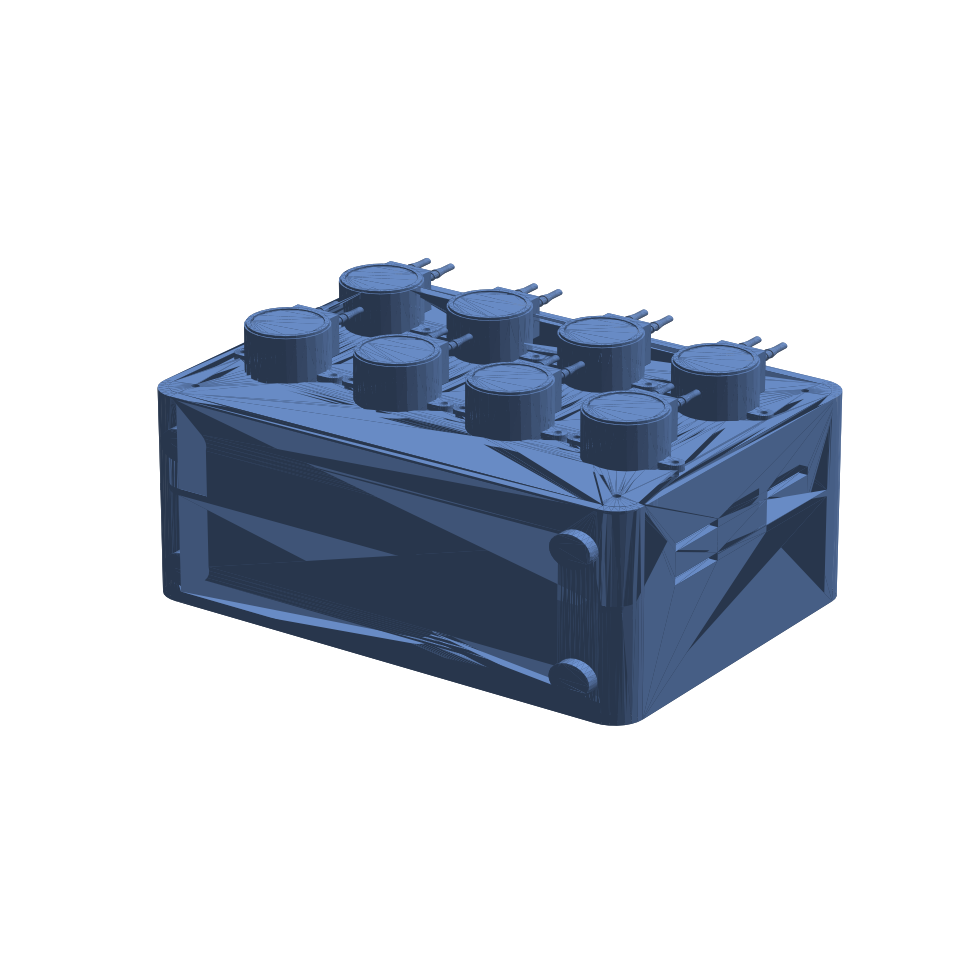
#> input picture blueprints/compact_25cm_3d_preview.png, 965 x 965 px, found by its file name
$ python generate_cad_drawing_25cm.py
#> lines starting #> are read from the running program, lines starting #| are printed output that depends on the picture
import matplotlib
matplotlib.use('Agg')
import matplotlib.pyplot as plt
import matplotlib.patches as patches
from matplotlib.patches import FancyBboxPatch, Rectangle, Circle, Polygon
from PIL import Image
import numpy as np

# Set Chinese font
plt.rcParams['font.sans-serif'] = ['Arial Unicode MS', 'Hiragino Sans GB', 'Heiti TC', 'sans-serif']
plt.rcParams['axes.unicode_minus'] = False

C_BG = '#FBFDFF'        # Blueprint off-white
C_FRAME = '#1E3A8A'     # Engineering blue
C_OUTLINE = '#0F172A'   # Main object outline
C_HIDDEN = '#64748B'    # Hidden lines
C_CENTER = '#DC2626'    # Centerlines
C_DIM = '#1D4ED8'       # Dimension lines & text
C_TEXT = '#0F172A'      # Annotation text
C_PUMP_EDGE = '#1E293B' # Pump edge

def draw_cad_sheet_25cm():
    fig = plt.figure(figsize=(24, 16), dpi=160)
    fig.patch.set_facecolor(C_BG)
    ax = fig.add_axes([0, 0, 1, 1])
    ax.set_facecolor(C_BG)
    ax.set_xlim(0, 1200)
    ax.set_ylim(0, 800)
    ax.axis('off')

    # 1. Border
    ax.add_patch(Rectangle((15, 15), 1170, 770, fill=False, edgecolor=C_FRAME, linewidth=2.5))
    ax.add_patch(Rectangle((25, 25), 1150, 750, fill=False, edgecolor=C_FRAME, linewidth=1.2))

    # Grid marks
    for i, x in enumerate(range(120, 1150, 190), start=1):
        ax.text(x, 20, str(i), fontsize=8.5, ha='center', va='center', color=C_FRAME, fontweight='bold')
        ax.text(x, 770, str(i), fontsize=8.5, ha='center', va='center', color=C_FRAME, fontweight='bold')
    for i, y in enumerate(range(100, 750, 140), start=1):
        c = chr(64 + i)
        ax.text(20, y, c, fontsize=8.5, ha='center', va='center', color=C_FRAME, fontweight='bold')
        ax.text(1170, y, c, fontsize=8.5, ha='center', va='center', color=C_FRAME, fontweight='bold')

    def draw_dim_h(x1, x2, y_ref, offset, text):
        y_dim = y_ref + offset
        ax.plot([x1, x1], [y_ref, y_dim + (3 if offset>0 else -3)], color=C_DIM, lw=0.7)
        ax.plot([x2, x2], [y_ref, y_dim + (3 if offset>0 else -3)], color=C_DIM, lw=0.7)
        ax.annotate('', xy=(x1, y_dim), xytext=(x2, y_dim),
                    arrowprops=dict(arrowstyle='<->', color=C_DIM, lw=0.9, shrinkA=0, shrinkB=0))
        ty = y_dim + (4 if offset > 0 else -5)
        ax.text((x1 + x2)/2, ty, text, fontsize=7.5, ha='center',
                va='bottom' if offset>0 else 'top', color=C_DIM, fontweight='bold',
                bbox=dict(boxstyle='square,pad=0.15', facecolor=C_BG, edgecolor='none'))

    def draw_dim_v(y1, y2, x_ref, offset, text):
        x_dim = x_ref + offset
        ax.plot([x_ref, x_dim + (3 if offset>0 else -3)], [y1, y1], color=C_DIM, lw=0.7)
        ax.plot([x_ref, x_dim + (3 if offset>0 else -3)], [y2, y2], color=C_DIM, lw=0.7)
        ax.annotate('', xy=(x_dim, y1), xytext=(x_dim, y2),
                    arrowprops=dict(arrowstyle='<->', color=C_DIM, lw=0.9, shrinkA=0, shrinkB=0))
        tx = x_dim + (4 if offset > 0 else -4)
        ax.text(tx, (y1 + y2)/2, text, fontsize=7.5, ha='left' if offset>0 else 'right',
                va='center', color=C_DIM, fontweight='bold', rotation=90,
                bbox=dict(boxstyle='square,pad=0.15', facecolor=C_BG, edgecolor='none'))

    # =========================================================================
    # VIEW 1: 正视图 (FRONT VIEW) - Center (230, 530)
    # Scale: 1mm = 1.3 units (compact 246mm chassis -> 319.8 units)
    # =========================================================================
    S = 1.30
    fx0, fy0 = 230, 530
    cw, ch = 246 * S, 176 * S  # 319.8, 228.8
    fl, fb = fx0 - cw/2, fy0 - ch/2

    ax.text(fx0, fy0 + ch/2 + 60, "正视图 (主视图 / FRONT ELEVATION)", fontsize=11, fontweight='bold', ha='center', color=C_FRAME)
    ax.text(fx0, fy0 + ch/2 + 46, "★ 极限尺寸约束: 246mm × 176mm (严格 ≤ 250×250mm / 25×25cm) ★", fontsize=8.5, ha='center', color='#DC2626', fontweight='bold')

    # Chassis Outer Box (R14)
    box = FancyBboxPatch((fl, fb), cw, ch, boxstyle=f"round,pad=0,rounding_size={14*S}",
                         facecolor='#F8FAFC', edgecolor=C_OUTLINE, linewidth=2.0)
    ax.add_patch(box)

    # 4 Foot pads at bottom (span 200 mm)
    for foot_x in [fx0 - 100*S, fx0 + 100*S]:
        ax.add_patch(Rectangle((foot_x - 10*S, fb - 6*S), 20*S, 6*S, facecolor='#CBD5E1', edgecolor=C_OUTLINE, lw=1.2))

    # Front Panel (238 x 166 mm)
    pw, ph = 238 * S, 166 * S
    pl, pb = fx0 - pw/2, fy0 - ph/2
    panel_box = FancyBboxPatch((pl, pb), pw, ph, boxstyle=f"round,pad=0,rounding_size={10*S}",
                               facecolor='#FFFFFF', edgecolor='#475569', linewidth=1.2)
    ax.add_patch(panel_box)

    # 4 Corner panel mounting screws (M3 at +/- 108, +/- 72)
    for scx in [fx0 - 108*S, fx0 + 108*S]:
        for scy in [fy0 - 72*S, fy0 + 72*S]:
            ax.add_patch(Circle((scx, scy), 3.5*S/2, facecolor='#E2E8F0', edgecolor=C_OUTLINE, lw=0.9))
            ax.plot([scx - 3.5, scx + 3.5], [scy, scy], color='#64748B', lw=0.6)
            ax.plot([scx, scx], [scy - 3.5, scy + 3.5], color='#64748B', lw=0.6)

    # 8 Pumps (2 rows x 4 cols: pitch X = 58.0, pitch Y = 68.0)
    pump_xs_mm = [-87.0, -29.0, 29.0, 87.0]
    pump_ys_mm = [-34.0, 34.0]

    for row_idx, py_mm in enumerate(pump_ys_mm):
        for col_idx, px_mm in enumerate(pump_xs_mm):
            pcx = fx0 + px_mm * S
            pcy = fy0 + py_mm * S

            # Centerlines
            ax.plot([pcx - 26*S, pcx + 26*S], [pcy, pcy], color=C_CENTER, lw=0.5, linestyle='-.')
            ax.plot([pcx, pcx], [pcy - 22*S, pcy + 42*S], color=C_CENTER, lw=0.5, linestyle='-.')

            # Mounting ears (width 56.6, height 8.1, holes pitch 48.5)
            ear_w = 48.5 * S
            ear_h = 8.1 * S
            ax.add_patch(Rectangle((pcx - ear_w/2, pcy - ear_h/2), ear_w, ear_h, facecolor='#E2E8F0', edgecolor=C_PUMP_EDGE, lw=0.9))
            ax.add_patch(Circle((pcx - 24.25*S, pcy), 4.05*S, facecolor='#E2E8F0', edgecolor=C_PUMP_EDGE, lw=0.9))
            ax.add_patch(Circle((pcx + 24.25*S, pcy), 4.05*S, facecolor='#E2E8F0', edgecolor=C_PUMP_EDGE, lw=0.9))
            # Ear screw holes (Φ3.2)
            ax.add_patch(Circle((pcx - 24.25*S, pcy), 3.2*S/2, facecolor='#CBD5E1', edgecolor=C_OUTLINE, lw=0.7))
            ax.add_patch(Circle((pcx + 24.25*S, pcy), 3.2*S/2, facecolor='#CBD5E1', edgecolor=C_OUTLINE, lw=0.7))

            # Circular pump head body (Φ37.5)
            ax.add_patch(Circle((pcx, pcy), 37.5*S/2, facecolor='#334155', edgecolor=C_PUMP_EDGE, lw=1.1))
            ax.add_patch(Circle((pcx, pcy), 31.5*S/2, facecolor='#1E293B', edgecolor='#475569', lw=0.7))
            ax.text(pcx, pcy, "KEF", fontsize=5.5, color='#F8FAFC', ha='center', va='center', fontweight='bold')

            # Top manifold block
            ax.add_patch(Rectangle((pcx - 11*S, pcy + 10*S), 22*S, 11.85*S, facecolor='#334155', edgecolor=C_PUMP_EDGE, lw=0.9))

            # 2 Barbed Nozzles
            for nx_offset in [-6.5*S, 6.5*S]:
                nz_x = pcx + nx_offset
                nz_y = pcy + 21.85*S
                ax.add_patch(Rectangle((nz_x - 1.8*S, nz_y), 3.6*S, 20*S, facecolor='#94A3B8', edgecolor=C_OUTLINE, lw=0.7))
                for barb_dy in [5*S, 10*S]:
                    pts = np.array([
                        [nz_x - 1.8*S, nz_y + barb_dy],
                        [nz_x - 2.6*S, nz_y + barb_dy + 3.5*S],
                        [nz_x + 2.6*S, nz_y + barb_dy + 3.5*S],
                        [nz_x + 1.8*S, nz_y + barb_dy]
                    ])
                    ax.add_patch(Polygon(pts, facecolor='#CBD5E1', edgecolor=C_OUTLINE, lw=0.6))

    # Front View Dimensions
    p1_x = fx0 + pump_xs_mm[0]*S
    p2_x = fx0 + pump_xs_mm[1]*S
    p3_x = fx0 + pump_xs_mm[2]*S
    p4_x = fx0 + pump_xs_mm[3]*S
    p_bot_y = fy0 + pump_ys_mm[0]*S
    p_top_y = fy0 + pump_ys_mm[1]*S

    draw_dim_h(fl, fl + cw, fb, -32, "外壳总宽 246.0 (≤250)")
    draw_dim_h(pl, pl + pw, fb, -18, "前面板宽 238.0")
    draw_dim_h(p1_x, p2_x, fy0 + pump_ys_mm[1]*S + 45*S, 14, "紧凑列距 58.0")
    draw_dim_h(p1_x, p4_x, fy0 + pump_ys_mm[1]*S + 45*S, 28, "4泵总跨距 174.0")

    draw_dim_v(fb, fb + ch, fl, -25, "外壳高 176.0 (≤250)")
    draw_dim_v(pb, pb + ph, fl, -12, "面板高 166.0")
    draw_dim_v(p_bot_y, p_top_y, p1_x - 28*S, -10, "排距 68.0")

    ax.annotate("泵耳间缝隙 1.4mm\n紧凑无干涉排布", xy=(p2_x + 28.3*S, p_bot_y), xytext=(p2_x + 35*S, p_bot_y - 25*S),
                arrowprops=dict(arrowstyle="->", color=C_DIM, lw=0.7), fontsize=7, color=C_DIM, fontweight='bold')
    ax.annotate("4× M3 螺丝固定面板\n(孔距 216×144)", xy=(fx0 - 108*S, fy0 + 72*S), xytext=(fx0 - 138*S, fy0 + 82*S),
                arrowprops=dict(arrowstyle="->", color=C_DIM, lw=0.7), fontsize=7, color=C_DIM, fontweight='bold')


    # =========================================================================
    # VIEW 2: 俯视图 (TOP VIEW) - Center (230, 230)
    # Depth = 126 mm (chassis), total = 151.5 mm
    # =========================================================================
    tx0, ty0 = fx0, 230
    cd = 126 * S  # 163.8
    tl, tb = tx0 - cw/2, ty0 - cd/2

    ax.text(tx0, ty0 + cd/2 + 45, "俯视图 (顶面投影 / TOP VIEW)", fontsize=11, fontweight='bold', ha='center', color=C_FRAME)
    ax.text(tx0, ty0 + cd/2 + 34, "展示机箱深度 126mm、中隔板与后部电控仓布置", fontsize=8, ha='center', color='#64748B')

    top_box = FancyBboxPatch((tl, tb), cw, cd, boxstyle=f"round,pad=0,rounding_size={14*S}",
                            facecolor='#F8FAFC', edgecolor=C_OUTLINE, linewidth=2.0)
    ax.add_patch(top_box)

    # Front panel line
    ax.plot([tl + 4*S, tl + cw - 4*S], [tb + cd, tb + cd], color='#334155', lw=2.0)

    # 4 Pumps sticking out front
    pump_front_len = 25.5 * S
    motor_in_len = 52.5 * S

    for px_mm in pump_xs_mm:
        pcx = tx0 + px_mm * S
        ax.add_patch(Rectangle((pcx - 37.5*S/2, tb + cd), 37.5*S, pump_front_len,
                               facecolor='#334155', edgecolor=C_PUMP_EDGE, lw=1.1))
        # Hidden motors inside
        ax.add_patch(Rectangle((pcx - 31.5*S/2, tb + cd - 11.5*S), 31.5*S, 11.5*S,
                               facecolor='none', edgecolor=C_HIDDEN, lw=0.7, linestyle='--'))
        ax.add_patch(Rectangle((pcx - 27.5*S/2, tb + cd - 52.5*S), 27.5*S, 41*S,
                               facecolor='none', edgecolor=C_HIDDEN, lw=0.7, linestyle='--'))
        ax.plot([pcx, pcx], [tb + cd + pump_front_len + 4, tb + cd - 58*S], color=C_CENTER, lw=0.5, linestyle='-.')

    # Middle partition wall at Z = -60 mm
    part_y = tb + cd - 60*S
    ax.plot([tl + 4*S, tl + cw - 4*S], [part_y, part_y], color='#94A3B8', lw=1.2, linestyle='--')
    ax.text(tx0 - 50*S, part_y - 8, "中隔板 Z=-60 (t=4)", fontsize=7, color='#64748B')

    # Rear bay: 8-ch relay board representation (136 x 52 mm)
    ax.add_patch(Rectangle((tx0 - 68*S, tb + 25*S), 136*S, 20*S, facecolor='#E2E8F0', edgecolor='#64748B', lw=0.8, linestyle=':'))
    ax.text(tx0, tb + 35*S, "后部电控区 (8路继电器 / 12V电源 / MCU)", fontsize=7.5, color='#475569', ha='center', va='center')

    # Dimensions
    draw_dim_v(tb, tb + cd, tl + cw, 12, "外壳深度 126.0")
    draw_dim_v(tb + cd, tb + cd + pump_front_len, tl + cw, 12, "外凸 25.5")
    draw_dim_v(tb, tb + cd + pump_front_len, tl + cw, 24, "总深度 151.5 (≤250)")
    draw_dim_v(tb + cd - motor_in_len, tb + cd, p1_x - 20*S, -14, "电机深入 52.5")


    # =========================================================================
    # VIEW 3: 右侧视图 (RIGHT SIDE VIEW) - Center (535, 530)
    # Width = 126 mm, Height = 176 mm
    # =========================================================================
    sx0, sy0 = 530, fy0
    sl, sb = sx0 - cd/2, sy0 - ch/2

    ax.text(sx0 + pump_front_len/2, sy0 + ch/2 + 60, "右侧视图 (侧面投影 / RIGHT ELEVATION)", fontsize=11, fontweight='bold', ha='center', color=C_FRAME)
    ax.text(sx0 + pump_front_len/2, sy0 + ch/2 + 46, "左右对称双侧通风散热格栅、后置DC供电口", fontsize=8, ha='center', color='#64748B')

    side_box = FancyBboxPatch((sl, sb), cd, ch, boxstyle=f"round,pad=0,rounding_size={14*S}",
                             facecolor='#F8FAFC', edgecolor=C_OUTLINE, linewidth=2.0)
    ax.add_patch(side_box)

    # Foot pads
    for foot_z in [sl + 25*S, sl + (126-25)*S]:
        ax.add_patch(Rectangle((foot_z - 10*S, sb - 6*S), 20*S, 6*S, facecolor='#CBD5E1', edgecolor=C_OUTLINE, lw=1.2))

    # Side ventilation slots (4 vertical slots: 2 upper, 2 lower)
    for v_z in [sl + (126-55)*S, sl + (126-35)*S]:
        ax.add_patch(Rectangle((v_z - 2.5*S, sy0 + 35*S - 16*S), 5*S, 32*S, facecolor='#64748B', edgecolor=C_OUTLINE, lw=0.7))
        ax.add_patch(Rectangle((v_z - 2.5*S, sy0 - 35*S - 16*S), 5*S, 32*S, facecolor='#64748B', edgecolor=C_OUTLINE, lw=0.7))

    # DC 12V power jack
    ax.add_patch(Rectangle((sl - 2*S, sy0 - 60*S - 6*S), 4*S, 12*S, facecolor='#475569', edgecolor=C_OUTLINE, lw=0.9))
    ax.text(sl - 5, sy0 - 60*S, "DC 12V", fontsize=6.5, color='#475569', ha='right', va='center')

    # External Pumps on front
    for py_mm in pump_ys_mm:
        p_side_y = sy0 + py_mm * S
        ax.add_patch(Rectangle((sl + cd, p_side_y - 37.5*S/2), 4*S, 37.5*S, facecolor='#E2E8F0', edgecolor=C_PUMP_EDGE, lw=0.9))
        ax.add_patch(Rectangle((sl + cd + 4*S, p_side_y - 37.5*S/2), 24*S, 37.5*S, facecolor='#334155', edgecolor=C_PUMP_EDGE, lw=1.1))
        ax.add_patch(Rectangle((sl + cd + 21*S - 1.8*S, p_side_y + 18.75*S), 3.6*S, 22*S, facecolor='#94A3B8', edgecolor=C_OUTLINE, lw=0.7))
        ax.add_patch(Rectangle((sl + cd - 52.5*S, p_side_y - 27.5*S/2), 52.5*S, 27.5*S, facecolor='none', edgecolor=C_HIDDEN, lw=0.7, linestyle='--'))

    # Dimensions
    draw_dim_h(sl, sl + cd, sb, -20, "深度 126.0")
    draw_dim_h(sl + cd, sl + cd + pump_front_len, sb, -20, "外凸 25.5")
    draw_dim_v(sb, sb + ch, sl + cd + pump_front_len, 18, "高度 176.0")
    draw_dim_v(sb - 6*S, sb, sl, -16, "脚垫 6.0")


    # =========================================================================
    # VIEW 4: 3D 轴测图 (ISOMETRIC 3D RENDER) - Positioned at (900, 530)
    # =========================================================================
    ax.text(935, fy0 + ch/2 + 60, "三维轴测效果参考 (COMPACT 3D CAD)", fontsize=11, fontweight='bold', ha='center', color=C_FRAME)
    ax.text(935, fy0 + ch/2 + 46, "Shapr3D 原生紧凑款实体模型立体渲染", fontsize=8, ha='center', color='#64748B')

    try:
        iso_img_path = '/Users/zhangshuxuan/.gemini/antigravity/brain/e8596c9b-d519-4152-9e68-1b3c4d386a89/scratch/compact_25cm_3d_preview.png'
        iso_img = Image.open(iso_img_path)
#> iso_img is the input picture: PIL image 965x965 RGBA; mean R, G, B, A 206.4, 211.8, 220.4, 255
        ax.imshow(iso_img, extent=(730, 1150, fy0 - ch/2 - 10, fy0 + ch/2 + 35), zorder=10)
        ax.add_patch(Rectangle((730, fy0 - ch/2 - 10), 420, ch + 45, fill=False, edgecolor='#CBD5E1', lw=0.8))
    except Exception as e:
        print("Could not load iso image:", e)


    # =========================================================================
    # DESIGN FEATURES & PARAMETERS TABLE (Center Bottom)
    # =========================================================================
    ax.text(800, 310, "★ 25×25cm 极限包络尺寸验证与参数表 (DIMENSION VERIFICATION) ★", fontsize=10.5, fontweight='bold', ha='center', color='#DC2626')

    table_data = [
        ("尺寸项目 / 部件", "实测尺寸 (mm / cm)", "25×25cm 约束判定", "工程配合与结构说明"),
        ("整机外形总宽", "246.0 mm (24.60 cm)", "✔ 合格 (< 25.0 cm)", "4泵紧凑列距58mm，耳间隙1.4mm，四角R14圆角"),
        ("整机外形总高", "176.0 mm (17.60 cm)", "✔ 合格 (< 25.0 cm)", "含底脚垫总高 182.0 mm (18.2 cm)，远低于25cm"),
        ("整机外形总深", "151.5 mm (15.15 cm)", "✔ 合格 (< 25.0 cm)", "机箱厚度126mm + 泵头外凸25.5mm，远低于25cm"),
        ("前面板安装板", "238.0 × 166.0 × 4.0 mm", "✔ 合格 (平嵌内嵌)", "8×Φ33mm电机通孔 + 16×Φ3.2mm M3孔，刚性极佳"),
        ("面板固定方式", "4× M3 沉头螺丝", "四角孔距 216 × 144 mm", "紧固于机箱内壁 4 处加厚增强圆柱立柱"),
        ("前后双仓划分", "隔板厚 4.0mm (Z=-60mm)", "电机与电路物理隔离", "前仓56mm放8台电机；后仓62mm放电控模块"),
        ("后部电气配置", "横置8路继电器 + 12V电源", "仓内宽238×高166×深62", "继电器板横置固定，空间宽裕，走线顺畅"),
        ("双侧对流散热", "左右侧壁各 4× (5×32mm)", "烟囱自然对流风道", "双侧壁对称百叶槽，有效排出电源与继电器热量")
    ]

    row_y = 285
    col_x = [450, 610, 750, 1160]
    for row_idx, row in enumerate(table_data):
        is_header = (row_idx == 0)
        bg_col = '#E2E8F0' if is_header else ('#FEF2F2' if '✔' in row[2] and row_idx <= 3 else ('#F8FAFC' if row_idx % 2 == 1 else '#FFFFFF'))
        ax.add_patch(Rectangle((col_x[0], row_y - 15), col_x[3] - col_x[0], 15,
                               facecolor=bg_col, edgecolor='#CBD5E1', lw=0.6))
        for col_idx in range(4):
            cell_text = row[col_idx]
            font_w = 'bold' if is_header or col_idx in [1, 2] else 'normal'
            if col_idx == 2 and '✔' in cell_text:
                text_col = '#15803D'
            elif is_header:
                text_col = C_FRAME
            else:
                text_col = '#1E293B'
            ax.text(col_x[col_idx] + 5, row_y - 8, cell_text, fontsize=7.0, va='center',
                    fontweight=font_w, color=text_col)
        row_y -= 15

    # =========================================================================
    # MODIFICATION CONFIRMATION GUIDE (Bottom Left)
    # =========================================================================
    note_box_x, note_box_y = 25, 25
    ax.add_patch(Rectangle((note_box_x, note_box_y), 410, 95, fill=True, facecolor='#FEF2F2', edgecolor='#FCA5A5', lw=1.2))
    ax.text(note_box_x + 10, note_box_y + 82, "25cm 紧凑方案确认指引 (CONFIRMATION GUIDE):", fontsize=8.5, fontweight='bold', color='#DC2626')

    questions = [
        "1. 尺寸确认: 目前三向全尺寸 246 × 182 × 151.5 mm，均严格控制在 25×25cm 制造上限内。",
        "2. 紧凑列距: 水平列距 58mm (相邻耳缝隙 1.4mm)，紧密美观；若需更宽可缩为3泵或上下交错。",
        "3. 电控后置: 8路继电器板与电源移至中隔板后仓，正面紧凑无冗余宽度，布线整洁隔离。",
        "4. 面板固定: 4颗 M3 沉头螺丝固定，如需无螺丝卡扣或翻盖结构请随时提出。",
        "5. 制造工艺: 本尺寸可完美放入任意 256×256 或 250×250mm 标准 3D 打印热床一体成型打印！"
    ]
    for i, q in enumerate(questions):
        ax.text(note_box_x + 10, note_box_y + 68 - i * 13, q, fontsize=7.2, color='#7F1D1D')

    # =========================================================================
    # TITLE BLOCK (Bottom Right)
    # =========================================================================
    tb_x, tb_y, tb_w, tb_h = 820, 25, 355, 95
    ax.add_patch(Rectangle((tb_x, tb_y), tb_w, tb_h, fill=True, facecolor='#F1F5F9', edgecolor=C_FRAME, linewidth=1.5))
    ax.plot([tb_x, tb_x + tb_w], [tb_y + 60, tb_y + 60], color=C_FRAME, lw=1)
    ax.plot([tb_x, tb_x + tb_w], [tb_y + 35, tb_y + 35], color=C_FRAME, lw=1)
    ax.plot([tb_x + 180, tb_x + 180], [tb_y, tb_y + 60], color=C_FRAME, lw=1)
    ax.plot([tb_x + 270, tb_x + 270], [tb_y, tb_y + 35], color=C_FRAME, lw=1)

    ax.text(tb_x + tb_w / 2, tb_y + 78, "8路蠕动泵一体机 (≤25×25cm 紧凑外置方案)", fontsize=11.0, fontweight='bold', ha='center', va='center', color=C_FRAME)
    ax.text(tb_x + tb_w / 2, tb_y + 68, "工程三视图与极限包络尺寸草图 (CAD DRAFT V3.0)", fontsize=8, ha='center', va='center', color='#475569')

    ax.text(tb_x + 8, tb_y + 48, "图纸代号: KEF-8CH-25CM-01", fontsize=7.5, va='center', color=C_TEXT)
    ax.text(tb_x + 190, tb_y + 48, "方案状态: 尺寸已达标 ≤25cm", fontsize=7.5, fontweight='bold', va='center', color='#15803D')
    ax.text(tb_x + 8, tb_y + 24, "比例: 1:2", fontsize=7.5, va='center', color=C_TEXT)
    ax.text(tb_x + 190, tb_y + 24, "单位: mm", fontsize=7.5, va='center', color=C_TEXT)
    ax.text(tb_x + 280, tb_y + 24, "投影: 第三视角", fontsize=7.5, va='center', color=C_TEXT)
    ax.text(tb_x + 8, tb_y + 8, "设计建模: Shapr3D / B-Rep", fontsize=7.5, va='center', color=C_TEXT)
    ax.text(tb_x + 190, tb_y + 8, "日期: 2026-10-04", fontsize=7.5, va='center', color=C_TEXT)
    ax.text(tb_x + 280, tb_y + 8, "图幅: A3 标准图纸", fontsize=7.5, va='center', color=C_TEXT)

    out_path = "/Users/zhangshuxuan/.gemini/antigravity/brain/e8596c9b-d519-4152-9e68-1b3c4d386a89/cad_blueprint_25cm_compact.png"
    plt.savefig(out_path, bbox_inches='tight', dpi=200, facecolor=C_BG)
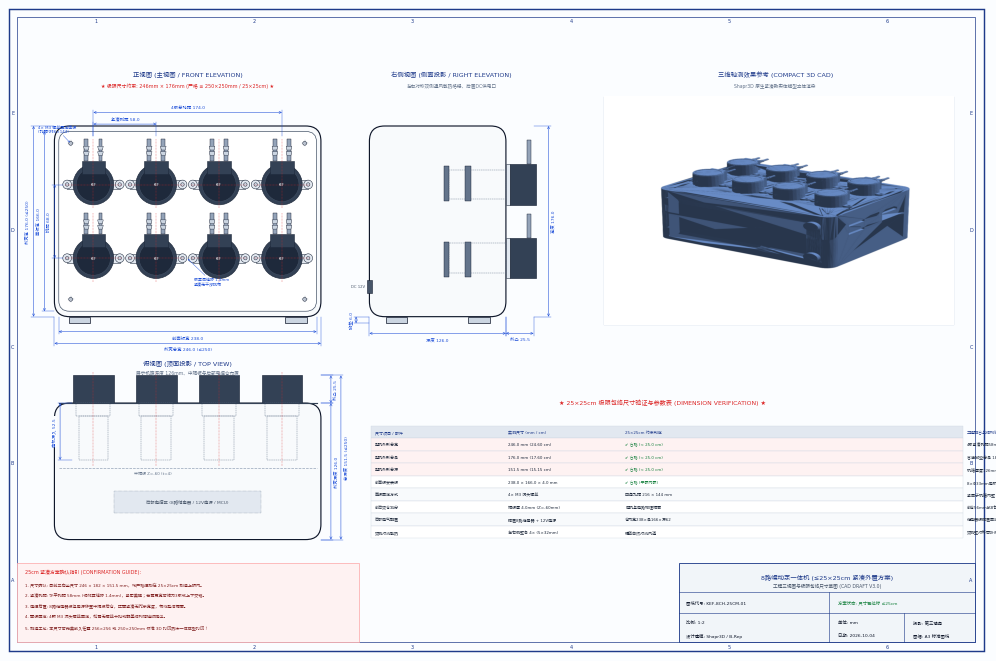
#> figure drawn by matplotlib, 1 panel
    print("Compact 25cm CAD Blueprint generated at:", out_path)

if __name__ == '__main__':
    draw_cad_sheet_25cm()
